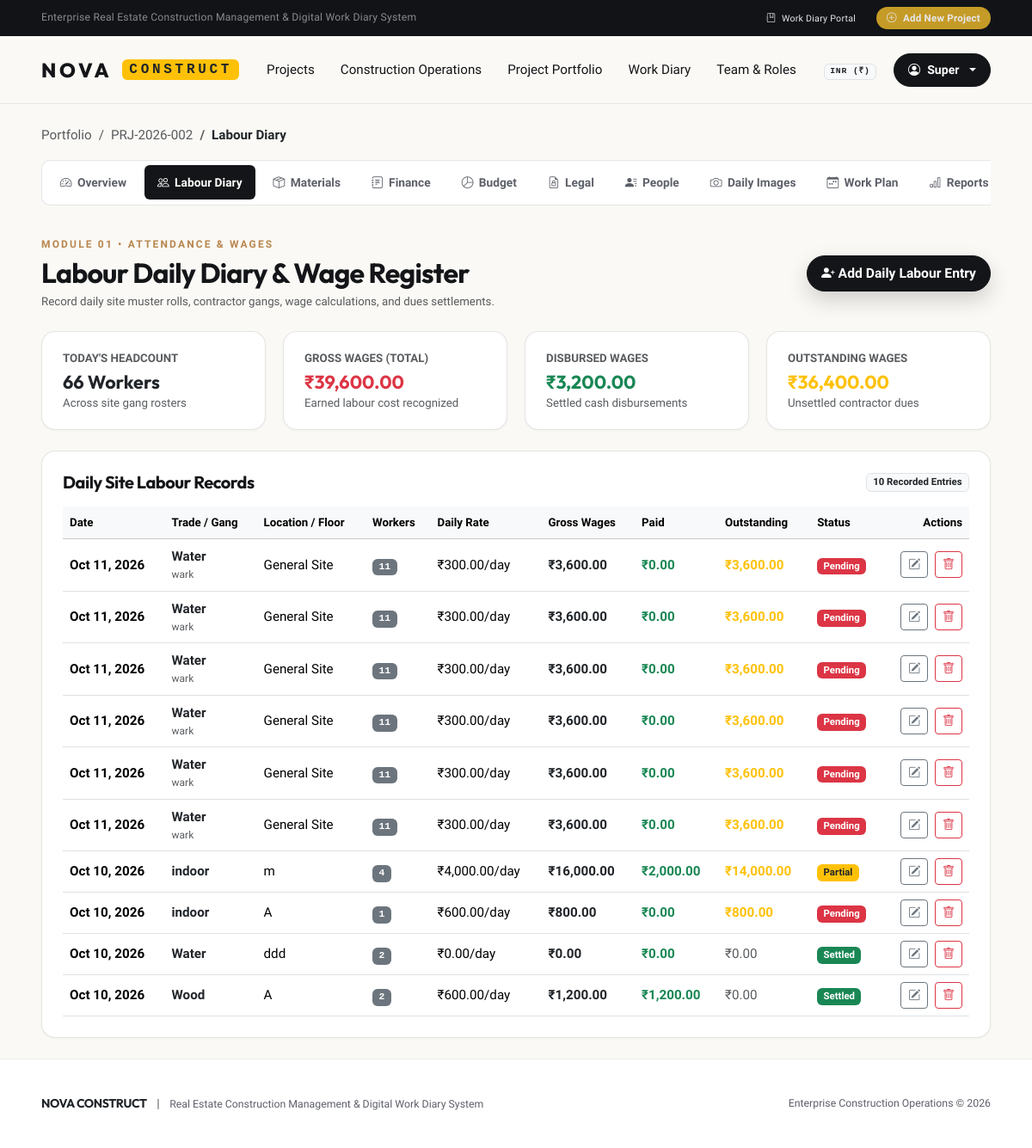
Page /projects/2/labour/ (signed in) on the committed database.
### apps/accounts/models.py (models this page shows, shortened)
class User(AbstractUser):
    phone_number = models.CharField(max_length=20, blank=True, verbose_name=_("Phone Number"))
    primary_role = models.CharField(
        max_length=30,
        choices=RoleChoices.choices,
        default=RoleChoices.SITE_SUPERVISOR,
        verbose_name=_("System Role"),
        help_text=_("Default organizational role for the user.")
    )
    is_approved = models.BooleanField(
        default=True,
        verbose_name=_("Account Approved"),
        help_text=_("Designates whether this user account is approved by an administrator.")
    )
    organization = models.CharField(
        max_length=150,
        blank=True,
        verbose_name=_("Company / Organization")
    )
    class Meta:
        verbose_name = _("User")
        verbose_name_plural = _("Users")
        ordering = ['username']
    @property
    def is_super_admin(self):
        return self.is_superuser or self.primary_role == RoleChoices.SUPER_ADMIN
    @property
    def is_company_admin(self):
        return self.is_super_admin or self.primary_role == RoleChoices.COMPANY_ADMIN
    def get_role_on_project(self, project):
        if self.is_super_admin:
            return RoleChoices.SUPER_ADMIN
        if self.is_company_admin:
            return RoleChoices.COMPANY_ADMIN
        membership = self.project_memberships.filter(project=project, is_active=True).first()
        return membership.role if membership else None
    def has_project_access(self, project):
        if not self.is_active or not self.is_approved:
            return False
        if self.is_company_admin:
            return True
        return self.project_memberships.filter(project=project, is_active=True).exists()
    def can_manage_project(self, project=None):
        if not self.is_active or not self.is_approved:
            return False
        if self.is_company_admin:
            return True
        if project:
            role = self.get_role_on_project(project)
            return role in (RoleChoices.SUPER_ADMIN, RoleChoices.COMPANY_ADMIN, RoleChoices.PROJECT_MANAGER)
        return self.primary_role == RoleChoices.PROJECT_MANAGER

### apps/projects/models.py (models this page shows, shortened)
class Project(models.Model):
    name = models.CharField(max_length=200, verbose_name=_("Project Name"))
    code = models.CharField(
        max_length=50,
        unique=True,
        db_index=True,
        verbose_name=_("Unique Project Code"),
        help_text=_("e.g. PRJ-2026-001")
    )
    description = models.TextField(blank=True, verbose_name=_("Description"))
    project_type = models.CharField(
        max_length=100,
        default='Commercial & Residential',
        verbose_name=_("Project Type")
    )
    currency = models.CharField(
        max_length=10,
        default='INR',
        verbose_name=_("Project Currency")
    )
    address = models.TextField(blank=True, verbose_name=_("Site Address"))
    location = models.CharField(
        max_length=150,
        verbose_name=_("City / Location"),
        help_text=_("e.g. Central City Waterfront, Sector 45")
    )
    client_name = models.CharField(max_length=150, verbose_name=_("Client / Owner"))
    client_contact = models.CharField(max_length=100, blank=True, verbose_name=_("Client Contact Info"))
    cover_image = models.ImageField(
        upload_to='project_covers/',
        blank=True,
        null=True,
        verbose_name=_("Cover Image")
    )
    approved_initial_budget = models.DecimalField(
        max_digits=15,
        decimal_places=2,
        default=Decimal('0.00'),
        verbose_name=_("Approved Initial Budget")
    )
    start_date = models.DateField(verbose_name=_("Start Date"))
    expected_completion_date = models.DateField(verbose_name=_("Expected Completion Date"))
    actual_completion_date = models.DateField(null=True, blank=True, verbose_name=_("Actual Completion Date"))
    status = models.CharField(
        max_length=30,
        choices=ProjectStatusChoices.choices,
        default=ProjectStatusChoices.ACTIVE,
        verbose_name=_("Project Status")
    )
    progress_percentage = models.PositiveSmallIntegerField(
        default=0,
        verbose_name=_("Construction Progress (%)")
    )
    created_by = models.ForeignKey(
        'accounts.User',
        on_delete=models.SET_NULL,
        null=True,
        blank=True,
        related_name='created_projects',
        verbose_name=_("Created By")
    )
    created_at = models.DateTimeField(auto_now_add=True)
    updated_at = models.DateTimeField(auto_now=True)
    class Meta:
        verbose_name = _("Project")
        verbose_name_plural = _("Projects")
        ordering = ['-updated_at']
        indexes = [
            models.Index(fields=['code']),
            models.Index(fields=['status']),
            models.Index(fields=['start_date']),
        ]

class LabourEntry(models.Model):
    project = models.ForeignKey(Project, on_delete=models.CASCADE, related_name='labour_entries')
    date = models.DateField(default=timezone.now, db_index=True)
    category = models.CharField(max_length=120, help_text="e.g. Masonry & Brickwork Gang")
    location_floor = models.CharField(max_length=150, blank=True, help_text="e.g. Floor 14, Tower A")
    workers_count = models.PositiveIntegerField(default=1)
    wage_rate_per_day = models.DecimalField(max_digits=12, decimal_places=2, default=Decimal('0.00'))
    overtime_hours = models.DecimalField(max_digits=6, decimal_places=2, default=Decimal('0.00'))
    overtime_rate_per_hour = models.DecimalField(max_digits=10, decimal_places=2, default=Decimal('0.00'))
    gross_wages = models.DecimalField(max_digits=14, decimal_places=2, default=Decimal('0.00'))
    paid_amount = models.DecimalField(max_digits=14, decimal_places=2, default=Decimal('0.00'))
    outstanding_amount = models.DecimalField(max_digits=14, decimal_places=2, default=Decimal('0.00'))
    supervisor = models.ForeignKey('accounts.User', on_delete=models.SET_NULL, null=True, blank=True)
    notes = models.TextField(blank=True)
    created_at = models.DateTimeField(auto_now_add=True)
    updated_at = models.DateTimeField(auto_now=True)
    class Meta:
        ordering = ['-date', '-created_at']

### apps/projects/views.py (the view, shortened to what this page needs)
# urls.py: path('<int:pk>/labour/', views.project_labour_view, name='project_labour'),
@login_required
@project_access_required
def project_labour_view(request, pk):
    project = request.current_project
    form = LabourEntryForm()
    entries = project.labour_entries.all()
    today = timezone.now().date()
    today_entries = entries.filter(date=today)
    today_headcount = today_entries.aggregate(tot=Sum('workers_count'))['tot'] or 0
    today_gross = today_entries.aggregate(tot=Sum('gross_wages'))['tot'] or Decimal('0.00')
    total_gross = entries.aggregate(tot=Sum('gross_wages'))['tot'] or Decimal('0.00')
    total_paid = entries.aggregate(tot=Sum('paid_amount'))['tot'] or Decimal('0.00')
    total_outstanding = max(Decimal('0.00'), total_gross - total_paid)
    context = {
        'project': project,
        'active_tab': 'labour',
        'user_role': request.current_project_role,
        'form': form,
        'entries': entries,
        'today_headcount': today_headcount,
        'today_gross': today_gross,
        'total_gross': total_gross,
        'total_paid': total_paid,
        'total_outstanding': total_outstanding,
    }
    return render(request, 'projects/modules/labour_diary.html', context)

### templates/projects/modules/labour_diary.html (shortened to what this page needs)
{% extends 'base.html' %}
{% load currency_tags %}
{% block content %}
<div class="nova-container py-4">
  <nav aria-label="breadcrumb" class="mb-3">
    <ol class="breadcrumb small">
      <li class="breadcrumb-item"><a href="{% url 'projects:project_list' %}" class="text-decoration-none text-muted">Portfolio</a></li>
      <li class="breadcrumb-item"><a href="{% url 'projects:project_detail' project.pk %}" class="text-decoration-none text-muted">{{ project.code }}</a></li>
      <li class="breadcrumb-item active text-dark fw-bold" aria-current="page">Labour Diary</li>
    </ol>
  </nav>
  {% include 'projects/components/project_tabs.html' %}
  <div class="d-flex flex-wrap justify-content-between align-items-center gap-3 mb-4">
    <div>
      <span class="hero-eyebrow mb-1">MODULE 01 &bull; ATTENDANCE &amp; WAGES</span>
      <h2 class="font-heading fw-bold mb-1">Labour Daily Diary &amp; Wage Register</h2>
      <p class="text-muted small mb-0">Record daily site muster rolls, contractor gangs, wage calculations, and dues settlements.</p>
    </div>
    <div>
      <button class="btn btn-hero-primary py-2 px-3 small" data-bs-toggle="modal" data-bs-target="#addLabourModal">
        <i class="bi bi-person-plus-fill me-1"></i> Add Daily Labour Entry
      </button>
    </div>
  </div>
  <div class="financial-grid mb-4">
    <div class="financial-card">
      <div class="text-muted small fw-semibold text-uppercase tracking-wider">Today's Headcount</div>
      <div class="financial-card-val text-dark mt-1">{{ today_headcount }} Workers</div>
      <div class="small text-muted">Across site gang rosters</div>
    </div>
    <div class="financial-card">
      <div class="text-muted small fw-semibold text-uppercase tracking-wider">Gross Wages (Total)</div>
      <div class="financial-card-val text-danger mt-1">{{ total_gross|inr_format }}</div>
      <div class="small text-muted">Earned labour cost recognized</div>
    </div>
    <div class="financial-card">
      <div class="text-muted small fw-semibold text-uppercase tracking-wider">Disbursed Wages</div>
      <div class="financial-card-val text-success mt-1">{{ total_paid|inr_format }}</div>
      <div class="small text-muted">Settled cash disbursements</div>
    </div>
    <div class="financial-card">
      <div class="text-muted small fw-semibold text-uppercase tracking-wider">Outstanding Wages</div>
      <div class="financial-card-val text-warning mt-1">{{ total_outstanding|inr_format }}</div>
      <div class="small text-muted">Unsettled contractor dues</div>
    </div>
  </div>
  <div class="nova-card p-4">
    <div class="d-flex flex-wrap justify-content-between align-items-center gap-2 mb-3">
      <h5 class="font-heading fw-bold mb-0">Daily Site Labour Records</h5>
      <span class="badge bg-light text-dark border">{{ entries|length }} Recorded Entries</span>
    </div>
    <div class="table-responsive">
      <table class="table table-hover align-middle mb-0">
        <thead class="table-light small">
          <tr>
            <th>Date</th>
            <th>Trade / Gang</th>
            <th>Location / Floor</th>
            <th>Workers</th>
            <th>Daily Rate</th>
            <th>Gross Wages</th>
            <th>Paid</th>
            <th>Outstanding</th>
            <th>Status</th>
            <th class="text-end">Actions</th>
          </tr>
        </thead>
        <tbody>
          {% for lbr in entries %}
          <tr>
            <td class="fw-bold">{{ lbr.date|date:"M d, Y" }}</td>
            <td>
              <div class="fw-semibold text-dark">{{ lbr.category }}</div>
              {% if lbr.notes %}<div class="text-muted" style="font-size: 0.75rem;">{{ lbr.notes|truncatechars:45 }}</div>{% endif %}
            </td>
            <td>{{ lbr.location_floor|default:"General Site" }}</td>
            <td><span class="badge bg-secondary font-monospace">{{ lbr.workers_count }}</span></td>
            <td>{{ lbr.wage_rate_per_day|inr_format }}/day</td>
            <td class="fw-bold text-dark">{{ lbr.gross_wages|inr_format }}</td>
            <td class="text-success fw-semibold">{{ lbr.paid_amount|inr_format }}</td>
            <td class="{% if lbr.outstanding_amount > 0 %}text-warning fw-bold{% else %}text-muted{% endif %}">
              {{ lbr.outstanding_amount|inr_format }}
            </td>
            <td>
              {% if lbr.outstanding_amount == 0 %}
                <span class="badge bg-success">Settled</span>
              {% elif lbr.paid_amount > 0 %}
                <span class="badge bg-warning text-dark">Partial</span>
              {% else %}
                <span class="badge bg-danger">Pending</span>
              {% endif %}
            </td>
            <td class="text-end text-nowrap">
              <button class="btn btn-sm btn-outline-secondary py-1 px-2 me-1" data-bs-toggle="modal" data-bs-target="#editLabourModal{{ lbr.pk }}" title="Edit Entry">
                <i class="bi bi-pencil-square"></i>
              </button>
              <button type="button" class="btn btn-sm btn-outline-danger py-1 px-2" data-bs-toggle="modal" data-bs-target="#deleteLabourModal{{ lbr.pk }}" title="Delete Entry">
                <i class="bi bi-trash"></i>
              </button>
            </td>
          </tr>
          {% empty %}
          <tr>
            <td colspan="10" class="text-center py-4 text-muted">
              No daily labour entries recorded yet. Click <strong>Add Daily Labour Entry</strong> above to register a muster roll.
            </td>
          </tr>
          {% endfor %}
        </tbody>
      </table>
    </div>
  </div>
</div>
{% endblock %}

### templates/components/navbar.html (shortened to what this page needs)
<div class="nova-top-bar d-none d-md-block">
  <div class="nova-container d-flex justify-content-between align-items-center">
    <div>
      <span class="text-white-50">Enterprise Real Estate Construction Management &amp; Digital Work Diary System</span>
    </div>
    <div class="d-flex align-items-center gap-4">
      <a href="{% if user.is_authenticated %}{% url 'projects:project_list' %}{% else %}{% url 'accounts:login' %}{% endif %}" class="small">
        <i class="bi bi-journal-bookmark me-1"></i> Work Diary Portal
      </a>
      {% if user.is_authenticated and user.can_manage_project %}
      <a href="{% url 'projects:project_create' %}" class="nova-top-pill">
        <i class="bi bi-plus-circle me-1"></i> Add New Project
      </a>
      {% endif %}
    </div>
  </div>
</div>
<header class="nova-header">
  <div class="nova-container">
    <div class="nova-header-inner">
      <a href="{% url 'projects:project_list' %}" class="nova-logo">
        <span>NOVA</span>
        <span class="badge bg-warning text-dark font-monospace fs-6 px-2 py-1 ms-1">CONSTRUCT</span>
      </a>
      <ul class="nova-nav-links">
        <li class="nova-nav-item">
          <a href="{% url 'projects:project_list' %}#portfolio-section">Projects</a>
        </li>
        <li class="nova-nav-item">
          <a href="{% url 'projects:project_list' %}#operations-section">Construction Operations</a>
        </li>
        <li class="nova-nav-item">
          <a href="{% url 'projects:project_list' %}#portfolio-section">Project Portfolio</a>
        </li>
        <li class="nova-nav-item">
          <a href="{% url 'projects:project_list' %}#workdiary-section">Work Diary</a>
        </li>
        {% if user.is_authenticated and user.is_company_admin or user.primary_role == 'PROJECT_MANAGER' %}
        <li class="nova-nav-item">
          <a href="{% url 'accounts:user_list' %}">Team &amp; Roles</a>
        </li>
        {% endif %}
      </ul>
      <div class="nova-header-actions">
        <div class="nova-lang-selector d-none d-sm-block">
          <span class="badge bg-light text-dark border font-monospace">INR (₹)</span>
        </div>
        {% if user.is_authenticated %}
        <div class="dropdown">
          <button class="btn btn-hero-primary py-2 px-3 dropdown-toggle d-flex align-items-center gap-2" type="button" data-bs-toggle="dropdown" aria-expanded="false" style="font-size: 0.88rem; box-shadow: none;">
            <i class="bi bi-person-circle"></i>
            <span class="d-none d-lg-inline">{{ user.first_name|default:user.username }}</span>
          </button>
        </div>
        {% else %}
        <a href="{% url 'accounts:login' %}" class="btn-hero-primary py-2 px-4" style="font-size: 0.9rem;">
          <i class="bi bi-lock me-1"></i> Work Diary Portal
        </a>
        {% endif %}
      </div>
    </div>
  </div>
</header>

### rows in the picture
User: first_name "Super"
Project: code "PRJ-2026-002"
LabourEntry: date "Oct 11, 2026", category "Water", notes "wark", location_floor "General Site", workers_count "11", wage_rate_per_day|inr_format "₹300.00", gross_wages|inr_format "₹3,600.00", paid_amount|inr_format "₹0.00", outstanding_amount|inr_format "₹3,600.00", shows "Pending"
LabourEntry: date "Oct 11, 2026", category "Water", notes "wark", location_floor "General Site", workers_count "11", wage_rate_per_day|inr_format "₹300.00", gross_wages|inr_format "₹3,600.00", paid_amount|inr_format "₹0.00", outstanding_amount|inr_format "₹3,600.00", shows "Pending"
LabourEntry: date "Oct 11, 2026", category "Water", notes "wark", location_floor "General Site", workers_count "11", wage_rate_per_day|inr_format "₹300.00", gross_wages|inr_format "₹3,600.00", paid_amount|inr_format "₹0.00", outstanding_amount|inr_format "₹3,600.00", shows "Pending"
LabourEntry: date "Oct 11, 2026", category "Water", notes "wark", location_floor "General Site", workers_count "11", wage_rate_per_day|inr_format "₹300.00", gross_wages|inr_format "₹3,600.00", paid_amount|inr_format "₹0.00", outstanding_amount|inr_format "₹3,600.00", shows "Pending"
LabourEntry: date "Oct 11, 2026", category "Water", notes "wark", location_floor "General Site", workers_count "11", wage_rate_per_day|inr_format "₹300.00", gross_wages|inr_format "₹3,600.00", paid_amount|inr_format "₹0.00", outstanding_amount|inr_format "₹3,600.00", shows "Pending"
LabourEntry: date "Oct 11, 2026", category "Water", notes "wark", location_floor "General Site", workers_count "11", wage_rate_per_day|inr_format "₹300.00", gross_wages|inr_format "₹3,600.00", paid_amount|inr_format "₹0.00", outstanding_amount|inr_format "₹3,600.00", shows "Pending"
LabourEntry: date "Oct 10, 2026", category "indoor", location_floor "m", workers_count "4", wage_rate_per_day|inr_format "₹4,000.00", gross_wages|inr_format "₹16,000.00", paid_amount|inr_format "₹2,000.00", outstanding_amount|inr_format "₹14,000.00", shows "Partial"
LabourEntry: date "Oct 10, 2026", category "indoor", location_floor "A", workers_count "1", wage_rate_per_day|inr_format "₹600.00", gross_wages|inr_format "₹800.00", paid_amount|inr_format "₹0.00", outstanding_amount|inr_format "₹800.00", shows "Pending"
LabourEntry: date "Oct 10, 2026", category "Water", location_floor "ddd", workers_count "2", wage_rate_per_day|inr_format "₹0.00", gross_wages|inr_format "₹0.00", paid_amount|inr_format "₹0.00", outstanding_amount|inr_format "₹0.00", shows "Settled"
LabourEntry: date "Oct 10, 2026", category "Wood", location_floor "A", workers_count "2", wage_rate_per_day|inr_format "₹600.00", gross_wages|inr_format "₹1,200.00", paid_amount|inr_format "₹1,200.00", outstanding_amount|inr_format "₹0.00", shows "Settled"

### other values in the picture
{{ today_headcount }} "66"
{{ total_gross|inr_format }} "₹39,600.00"
{{ total_paid|inr_format }} "₹3,200.00"
{{ total_outstanding|inr_format }} "₹36,400.00"
{{ entries|length }} "10"
